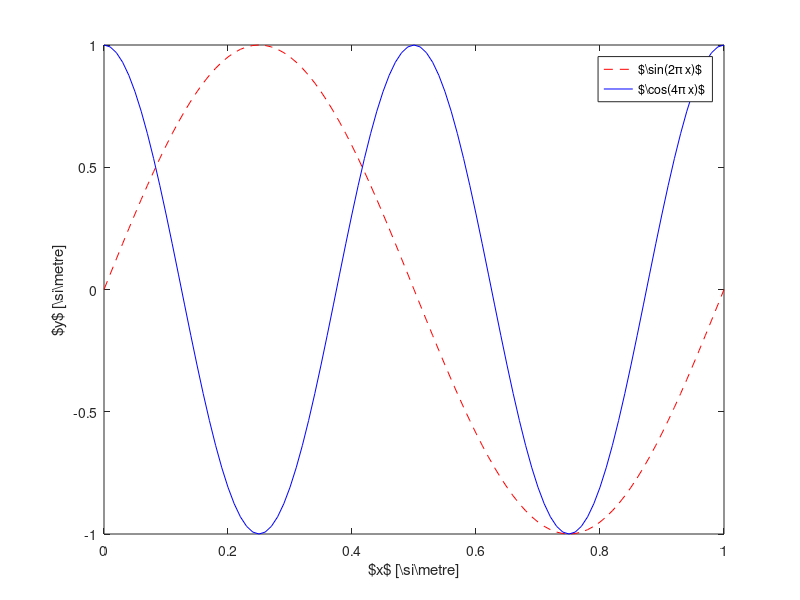

This chart was generated by the following MATLAB code: (Note: this script raises an error after producing the figure.)
close all
clear all


x = 0:0.01:1;
y_1 = sin(2*pi*x);
y_2 = cos(4*pi*x);

F1 = figure;
plot(x,y_1,'r--')
hold on
plot(x,y_2,'b-')
legend('$\sin(2\pi x)$','$\cos(4\pi x)$','Location','Best')
xlabel('$x$ [\si{\metre}]')
ylabel('$y$ [\si{\metre}]')

legend2latex(F1);   
plotpdftex(F1,'filename',[1 1],'siunitx')